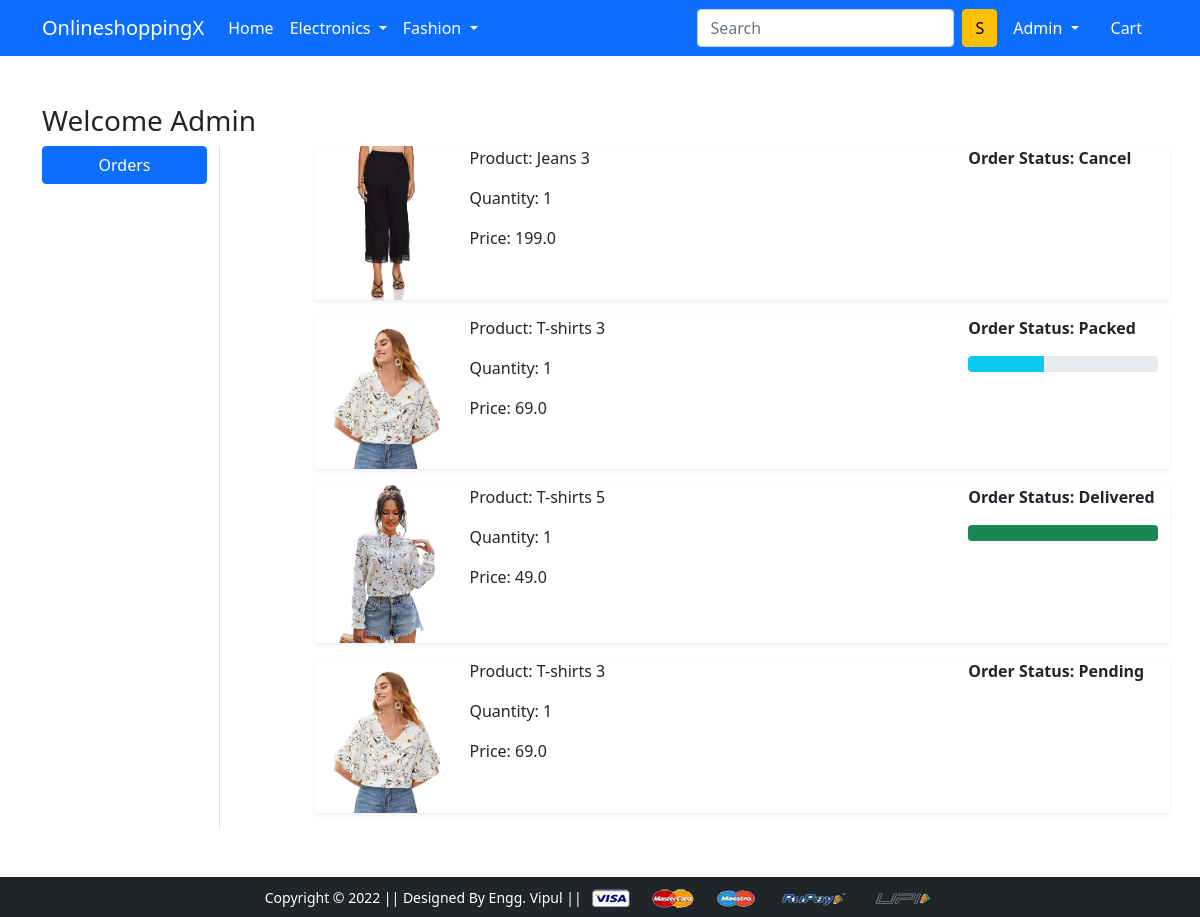
Screenshot of /orders/ (signed in) with the database file from the repository.
### app/models.py (models this page shows, shortened)
class OrderPlaced(models.Model):
    user = models.ForeignKey(User, on_delete=models.CASCADE)
    customer = models.ForeignKey(Customer, on_delete=models.CASCADE)
    product = models.ForeignKey(Product, on_delete=models.CASCADE)
    quantity = models.PositiveIntegerField(default=1)
    ordered_date = models.DateTimeField(auto_now_add=True)
    status = models.CharField(max_length=50, choices=STATUS_CHOICES, default='Pending')
    @property
    def total_cost(self):
      return self.quantity * self.product.discounted_price

class Product(models.Model):
    user = models.ForeignKey(User, on_delete=models.CASCADE)
    title = models.CharField(max_length=100)
    selling_price = models.FloatField()
    discounted_price = models.FloatField()
    description = models.TextField()
    brand = models.CharField(max_length=100)
    category = models.CharField( choices=CATEGORY_CHOICES, max_length=2)
    product_image = models.ImageField(upload_to='producting')

### app/views.py (the view)
# urls.py: path('orders/', views.orders, name='orders'),
@login_required
def orders(request):
 op = OrderPlaced.objects.filter(user=request.user)
 return render(request, 'app/orders.html', {'order_placed':op})

### app/templates/app/orders.html (shortened to what this page needs)
{% extends 'app/base.html' %}
{% load static %}
{% block main-content %}
<div class="container my-5">
 <div class="row">
 <h3>Welcome <span class="text-capitalize">{{request.user}}</span></h3>
  <div class="col-sm-2 border-end">
   <ul class="list-unstyled">
    <li class="d-grid"><a href="{% url 'orders' %}" class="btn btn-primary">Orders</a></li>
   </ul>
  </div>
  <div class="col-sm-9 offset-sm-1">
   {% for op in order_placed %}
    <div class="row shadow-sm mb-3">
     <div class="col-sm-2">
      <img src="{{op.product.product_image.url}}" alt="" srcset="" class="img-fluid" height="150" width="150">
     </div>
     <div class="col-sm-7">
      <p>Product: {{op.product.title}}</p>
      <p>Quantity: {{op.quantity}}</p>
      <p>Price: {{op.total_cost}}</p>
     </div>
     <div class="col-sm-3 fw-bold">
      <p>Order Status: {{op.status}}</p>
      {% if op.status == 'Packed' %}
      <div class="progress">
        <div class="progress-bar bg-info" role="progressbar" style="width: 40%" aria-valuenow="40" aria-valuemin="0" aria-valuemax="100"></div>
      </div>
      {% endif %}
      {% if op.status == 'Delivered' %}
      <div class="progress">
        <div class="progress-bar bg-success" role="progressbar" style="width: 100%" aria-valuenow="100" aria-valuemin="0" aria-valuemax="100"></div>
      </div>
      {% endif %}
     </div>
    </div>
    {% endfor %}
  </div>
 </div>
</div>
{% endblock main-content %}

### app/templates/app/base.html (shortened to what this page needs)
<!doctype html>
{% load static %}
{% load pwa %}
<html lang="en">
  <head>
    <link href="https://cdn.jsdelivr.net/npm/bootstrap@5.0.0-beta1/dist/css/bootstrap.min.css" rel="stylesheet">
    <link rel="stylesheet" href="{% static 'app/css/owl.carousel.min.css' %}">
    <link rel="stylesheet" href="{% static 'app/css/all.min.css' %}">
    <link rel="stylesheet" href="{% static 'app/css/style.css' %}">
  </head>
  <body>
    <nav class="navbar navbar-expand-lg navbar-dark bg-primary">
     <div class="container">
       <a class="navbar-brand" href="/">OnlineshoppingX</a>
       <div class="collapse navbar-collapse" id="navbarSupportedContent">
         <ul class="navbar-nav me-auto mb-2 mb-lg-0">
           <li class="nav-item">
             <a class="nav-link active" aria-current="page" href="/">Home</a>
           </li>
           <li class="nav-item dropdown">
             <a class="nav-link dropdown-toggle text-white" href="#" id="electronicsDropdown" role="button" data-bs-toggle="dropdown" aria-expanded="false">
               Electronics
             </a>
           </li>
           <li class="nav-item dropdown">
             <a class="nav-link dropdown-toggle text-white" href="#" id="fashionDropdown" role="button" data-bs-toggle="dropdown" aria-expanded="false">
               Fashion
             </a>
           </li>
         </ul>
         <form method="get" action="/search" class="d-flex">
           <input class="form-control me-2" type="search" placeholder="Search" aria-label="Search" name="query" id="query">
           <button class="btn btn-warning" type="submit">S</button>
         </form>
         <div>
          <ul class="navbar-nav me-auto mb-2 mb-lg-0">
          {% if request.user.is_authenticated %}
           <li class="nav-item dropdown mx-2">
              <a class="nav-link dropdown-toggle text-white" href="#" id="profileDropdown" role="button" data-bs-toggle="dropdown" aria-expanded="false">
                {{request.user.username|capfirst}}
              </a>
            </li>
            <li class="nav-item mx-2">
             <a href="{% url 'showcart' %}" class="nav-link text-white"> Cart </a>
            </li>
          {% endif %}
          </ul>
         </div>
       </div>
     </div>
    </nav>
    {% block main-content %} {% endblock main-content %}
    <footer class="container-fluid bg-dark text-center p-2 mt-5">
        <small class="text-white">Copyright &copy; 2022 || Designed By Engg. Vipul || </small>
        <img src="{% static 'app/images/payment.png' %}" alt="" srcset="" class="img-fluid" height="2px">
    </footer>
  </body>
</html>

### rows the page displays
OrderPlaced: product.product_image (picture), product "Jeans 3", quantity "1", total_cost "199.0", status "Cancel"
OrderPlaced: product.product_image (picture), product "T-shirts 3", quantity "1", total_cost "69.0", status "Packed"
OrderPlaced: product.product_image (picture), product "T-shirts 5", quantity "1", total_cost "49.0", status "Delivered"
OrderPlaced: product.product_image (picture), product "T-shirts 3", quantity "1", total_cost "69.0", status "Pending"

### other values shown
{{ request.user.username|capfirst }} "Admin"
{{ request.user }} "Admin"
